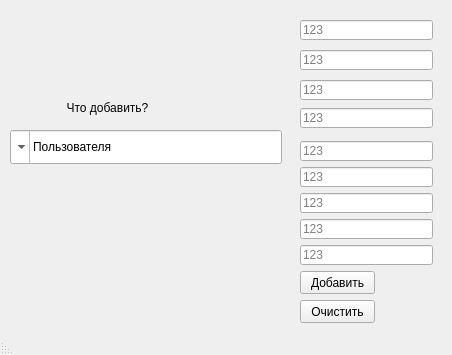
<?xml version="1.0" encoding="UTF-8"?>
<ui version="4.0">
 <class>Add_window</class>
 <widget class="QMainWindow" name="Add_window">
  <property name="geometry">
   <rect>
    <x>0</x>
    <y>0</y>
    <width>452</width>
    <height>355</height>
   </rect>
  </property>
  <property name="windowTitle">
   <string>MainWindow</string>
  </property>
  <property name="layoutDirection">
   <enum>Qt::RightToLeft</enum>
  </property>
  <property name="autoFillBackground">
   <bool>true</bool>
  </property>
  <property name="documentMode">
   <bool>false</bool>
  </property>
  <widget class="QWidget" name="centralwidget">
   <widget class="QLineEdit" name="lineEdit_add_7">
    <property name="geometry">
     <rect>
      <x>300</x>
      <y>193</y>
      <width>133</width>
      <height>20</height>
     </rect>
    </property>
    <property name="inputMask">
     <string/>
    </property>
    <property name="text">
     <string/>
    </property>
    <property name="placeholderText">
     <string>123</string>
    </property>
   </widget>
   <widget class="QLineEdit" name="lineEdit_add_8">
    <property name="geometry">
     <rect>
      <x>300</x>
      <y>219</y>
      <width>133</width>
      <height>20</height>
     </rect>
    </property>
    <property name="inputMask">
     <string/>
    </property>
    <property name="text">
     <string/>
    </property>
    <property name="placeholderText">
     <string>123</string>
    </property>
   </widget>
   <widget class="QLineEdit" name="lineEdit_add_9">
    <property name="geometry">
     <rect>
      <x>300</x>
      <y>245</y>
      <width>133</width>
      <height>20</height>
     </rect>
    </property>
    <property name="inputMask">
     <string/>
    </property>
    <property name="text">
     <string/>
    </property>
    <property name="placeholderText">
     <string>123</string>
    </property>
   </widget>
   <widget class="QPushButton" name="pushButton_add">
    <property name="geometry">
     <rect>
      <x>300</x>
      <y>271</y>
      <width>75</width>
      <height>23</height>
     </rect>
    </property>
    <property name="text">
     <string>Добавить</string>
    </property>
   </widget>
   <widget class="QLineEdit" name="lineEdit_add_6">
    <property name="geometry">
     <rect>
      <x>300</x>
      <y>167</y>
      <width>133</width>
      <height>20</height>
     </rect>
    </property>
    <property name="inputMask">
     <string/>
    </property>
    <property name="text">
     <string/>
    </property>
    <property name="placeholderText">
     <string>123</string>
    </property>
   </widget>
   <widget class="QLineEdit" name="lineEdit_add_2">
    <property name="geometry">
     <rect>
      <x>300</x>
      <y>50</y>
      <width>133</width>
      <height>20</height>
     </rect>
    </property>
    <property name="inputMask">
     <string/>
    </property>
    <property name="text">
     <string/>
    </property>
    <property name="placeholderText">
     <string>123</string>
    </property>
   </widget>
   <widget class="QLineEdit" name="lineEdit_add">
    <property name="geometry">
     <rect>
      <x>300</x>
      <y>20</y>
      <width>133</width>
      <height>20</height>
     </rect>
    </property>
    <property name="inputMask">
     <string/>
    </property>
    <property name="text">
     <string/>
    </property>
    <property name="placeholderText">
     <string>123</string>
    </property>
   </widget>
   <widget class="QPushButton" name="pushButton_clear">
    <property name="geometry">
     <rect>
      <x>300</x>
      <y>300</y>
      <width>75</width>
      <height>23</height>
     </rect>
    </property>
    <property name="text">
     <string>Очистить</string>
    </property>
   </widget>
   <widget class="QComboBox" name="comboBox_add">
    <property name="geometry">
     <rect>
      <x>10</x>
      <y>130</y>
      <width>272</width>
      <height>34</height>
     </rect>
    </property>
    <property name="styleSheet">
     <string notr="true">font: 18pt &quot;Consolas&quot;;</string>
    </property>
    <property name="editable">
     <bool>true</bool>
    </property>
    <property name="insertPolicy">
     <enum>QComboBox::InsertAtBottom</enum>
    </property>
    <item>
     <property name="text">
      <string>Пользователя</string>
     </property>
    </item>
    <item>
     <property name="text">
      <string>Рейс</string>
     </property>
    </item>
    <item>
     <property name="text">
      <string>Маршрут</string>
     </property>
    </item>
    <item>
     <property name="text">
      <string>Аэропорт вылета</string>
     </property>
    </item>
    <item>
     <property name="text">
      <string>Аэропорт назначения</string>
     </property>
    </item>
    <item>
     <property name="text">
      <string>Билет</string>
     </property>
    </item>
    <item>
     <property name="text">
      <string>Авиакомпанию</string>
     </property>
    </item>
    <item>
     <property name="text">
      <string>Самолёт</string>
     </property>
    </item>
   </widget>
   <widget class="QLineEdit" name="lineEdit_add_3">
    <property name="geometry">
     <rect>
      <x>300</x>
      <y>80</y>
      <width>133</width>
      <height>20</height>
     </rect>
    </property>
    <property name="inputMask">
     <string/>
    </property>
    <property name="text">
     <string/>
    </property>
    <property name="placeholderText">
     <string>123</string>
    </property>
   </widget>
   <widget class="QLabel" name="label_add">
    <property name="geometry">
     <rect>
      <x>10</x>
      <y>92</y>
      <width>195</width>
      <height>32</height>
     </rect>
    </property>
    <property name="cursor">
     <cursorShape>ArrowCursor</cursorShape>
    </property>
    <property name="layoutDirection">
     <enum>Qt::LeftToRight</enum>
    </property>
    <property name="autoFillBackground">
     <bool>false</bool>
    </property>
    <property name="styleSheet">
     <string notr="true">font: 20pt &quot;Consolas&quot;;</string>
    </property>
    <property name="text">
     <string>Что добавить?</string>
    </property>
    <property name="alignment">
     <set>Qt::AlignCenter</set>
    </property>
   </widget>
   <widget class="QLineEdit" name="lineEdit_add_4">
    <property name="geometry">
     <rect>
      <x>300</x>
      <y>108</y>
      <width>133</width>
      <height>20</height>
     </rect>
    </property>
    <property name="inputMask">
     <string/>
    </property>
    <property name="text">
     <string/>
    </property>
    <property name="placeholderText">
     <string>123</string>
    </property>
   </widget>
   <widget class="QLineEdit" name="lineEdit_add_5">
    <property name="geometry">
     <rect>
      <x>300</x>
      <y>141</y>
      <width>133</width>
      <height>20</height>
     </rect>
    </property>
    <property name="inputMask">
     <string/>
    </property>
    <property name="text">
     <string/>
    </property>
    <property name="placeholderText">
     <string>123</string>
    </property>
   </widget>
  </widget>
  <widget class="QStatusBar" name="statusbar"/>
 </widget>
 <resources/>
 <connections/>
</ui>
